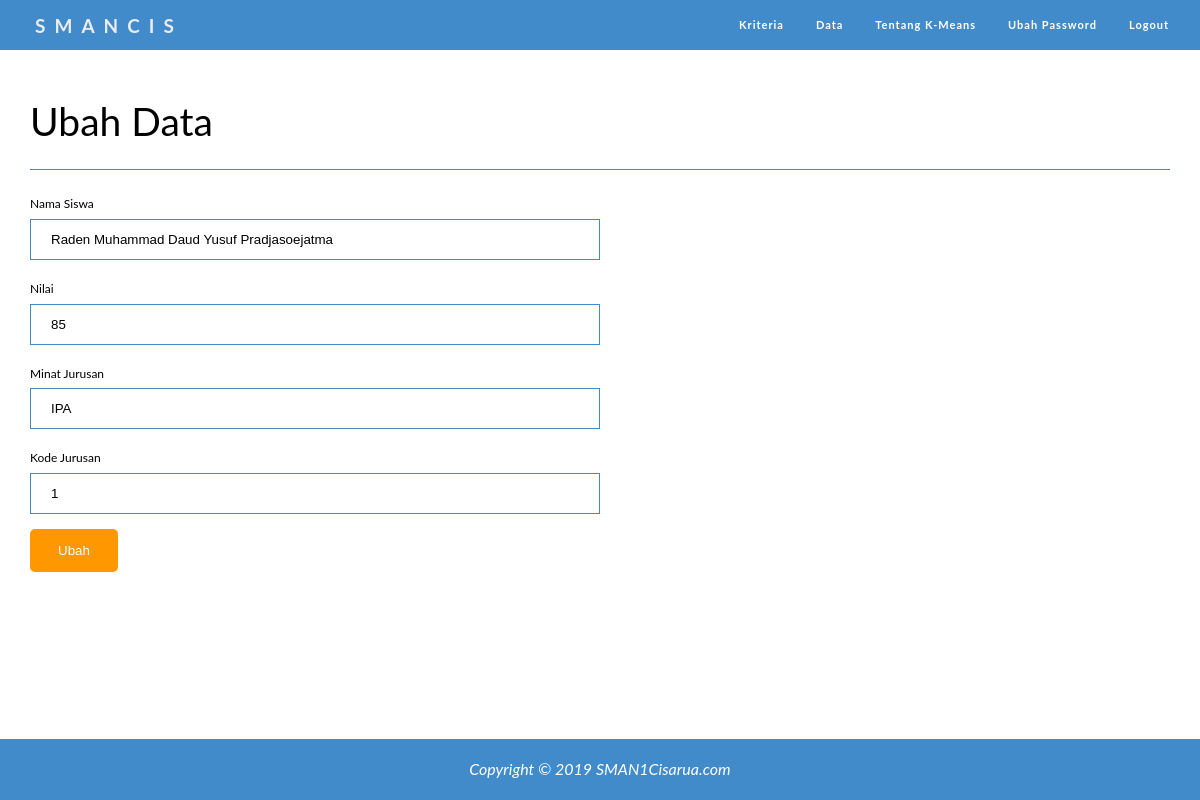
The page /ubahdata.php?&id=11 (signed in) on the database its author committed.
### tables this page shows
CREATE TABLE `data_siswa` (
  `id_data` int(11) NOT NULL,
  `nama_siswa` varchar(100) NOT NULL,
  `nilai` int(11) NOT NULL,
  `minat_jurusan` varchar(100) NOT NULL,
  `kode_jurusan` int(11) NOT NULL
);

### ubahdata.php (the view, shortened to what this page needs)
<?php
include('../kmeans-php-web/koneksi.php');
?>
<!DOCTYPE html>
<html lang="en">
<head>
  <link rel="stylesheet" type="text/css" media="screen" href="../kmeans-php-web/css/style1.css">
  <link rel="stylesheet" type="text/css" media="screen" href="../kmeans-php-web//css/style2.css">
</head>
<body>
  <?php include("../kmeans-php-web/navbar.php"); ?>
  <div class="container-ubahdata">
    <div class="page-header">
      <h1>Ubah Data</h1>
    </div>
    <div class="page-content">
      <div class="row">
        <div class="col-sm-6">
          <?php
          $ambil = $koneksi->query("SELECT * FROM data_siswa WHERE id_data='$_GET[id]'");
          $pecah = $ambil->fetch_assoc();
          ?>
          <form method="POST">
            <label>Nama Siswa</label>
            <input type="text" name="name" value="<?php echo $pecah['nama_siswa']; ?>">
            <label>Nilai</label>
            <input type="number" name="nilai" value="<?php echo $pecah['nilai']; ?>">
            <label>Minat Jurusan</label>
            <input type="text" name="minat" value="<?php echo $pecah['minat_jurusan']; ?>">
            <label>Kode Jurusan</label>
            <input type="number" name="kode" value="<?php echo $pecah['kode_jurusan']; ?>">
            <button class="btn1 edt" name="ubah">Ubah</button>
          </form>
        </div>
      </div>
    </div>
  </div>
  <?php include("../kmeans-php-web/footer3.php"); ?>
</body>
</html>

### css/style1.css (style rules this page uses)
body { height:100%; margin:0; font-size:16px; font-family:"Lato", sans-serif; font-weight:400; line-height:1.8em; background-color: #fff; }
.container-ubahdata { width: 1170px; margin-right: auto; margin-left: auto; padding-left: 15px; padding-right: 15px; box-sizing: border-box; }
.container-ubahdata .page-header { margin: 50px 0 20px; border-bottom: 1px solid #428bca; }
.container-ubahdata .page-header h1 { text-align: left; margin-top: 0; font-size: 39px; margin-bottom: 10.5px; font-family: inherit; font-weight: 400; line-height: 1.1; color: inherit; margin: 0.67em 0; }
.container-ubahdata .col-sm-6 { width: 50%; float: left; font-size: 12px; }
.container-ubahdata .col-sm-6 input { width: 100%; padding: 12px 20px; margin-bottom: 15px; box-sizing: border-box; border: 1px solid #428bca; }

### css/style2.css (style rules this page uses)
.btn1 { border: none; color: white; padding: 14px 28px; cursor: pointer; border-radius: 5px; transition: all 0.3s ease; }
.edt { background-color: #ff9800; }

### rows shown on the page
data_siswa: name "Raden Muhammad Daud Yusuf Pradjasoejatma", nilai "85", minat "IPA", kode "1"
